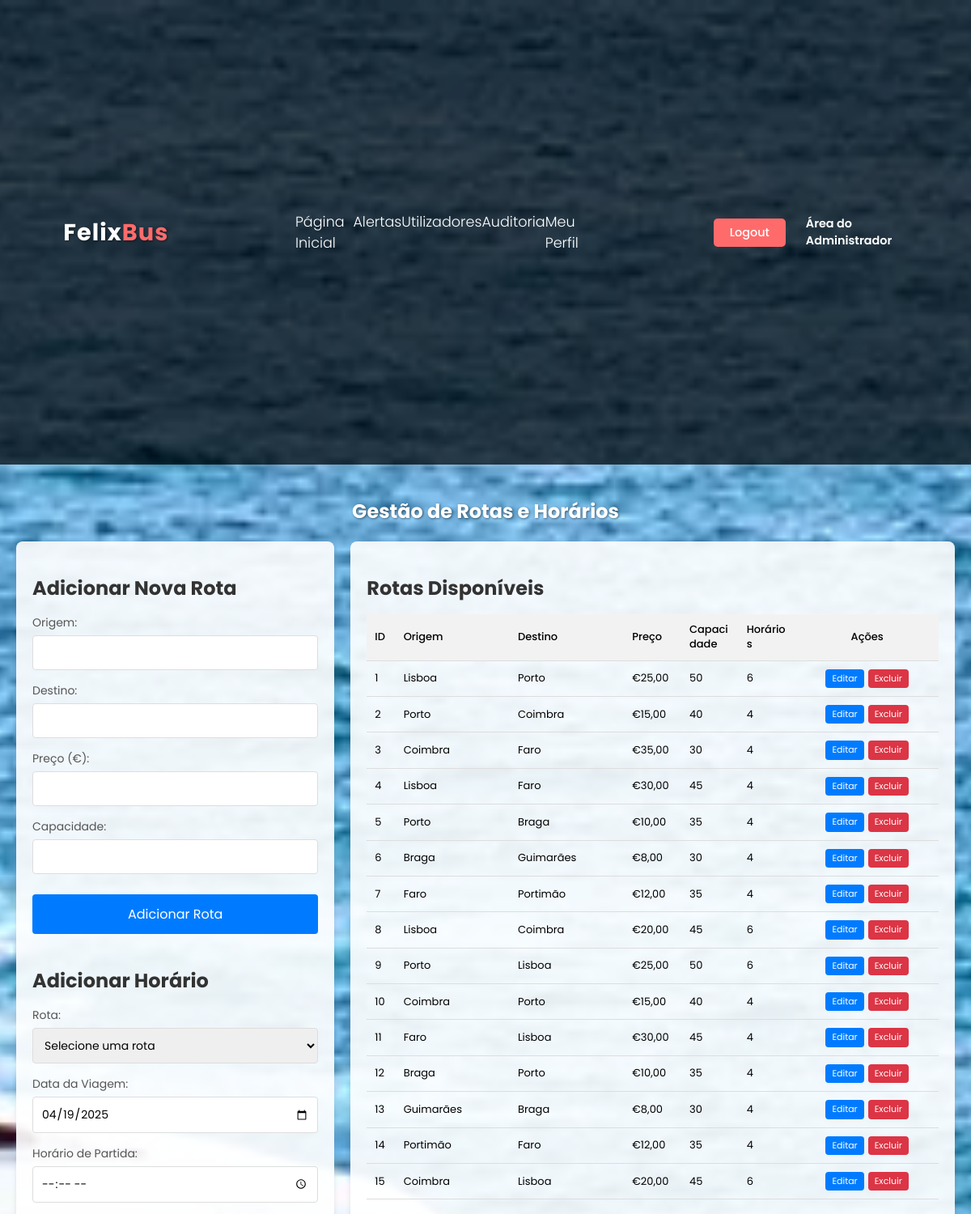
Page /paginas/gerir_rotas.php (signed in, upper part) on the committed database.
### tables this page shows
CREATE TABLE rotas (
    id INT AUTO_INCREMENT PRIMARY KEY,
    origem VARCHAR(100) NOT NULL,
    destino VARCHAR(100) NOT NULL,
    preco DECIMAL(10,2) NOT NULL,
    capacidade INT NOT NULL,  
    disponivel INT NOT NULL DEFAULT 1  
);

### paginas/gerir_rotas.php (the view, shortened to what this page needs)
<?php
$rota_para_editar = null;
$horario_para_editar = null;
$sql_rotas = "SELECT r.*,
              (SELECT COUNT(*) FROM horarios WHERE id_rota = r.id) as total_horarios
              FROM rotas r
              ORDER BY r.id ASC";
$result_rotas = mysqli_query($conn, $sql_rotas);
?>
<!DOCTYPE html>
<html lang="pt">
<head>
    <link rel="stylesheet" href="gerir_rotas.css">
</head>
<body>
    <nav>
        <div class="logo">
            <h1>Felix<span>Bus</span></h1>
        </div>
        <div class="links">
            <div class="link"> <a href="pg_admin.php">Página Inicial</a></div>
            <div class="link"> <a href="gerir_alertas.php">Alertas</a></div>
            <div class="link"> <a href="gerir_utilizadores.php">Utilizadores</a></div>
            <div class="link"> <a href="auditoria_transacoes.php">Auditoria</a></div>
            <div class="link"> <a href="perfil_admin.php">Meu Perfil</a></div>
        </div>
        <div class="buttons">
            <div class="btn"><a href="logout.php"><button>Logout</button></a></div>
            <div class="btn-admin">Área do Administrador</div>
        </div>
    </nav>
    <section>
        <h1>Gestão de Rotas e Horários</h1>
        <div class="container">
            <div class="form-container">
                <h2><?php echo $rota_para_editar ? 'Editar Rota' : 'Adicionar Nova Rota'; ?></h2>
                <form method="post" action="gerir_rotas.php">
                    <div class="form-group">
                        <label for="origem">Origem:</label>
                        <input type="text" id="origem" name="origem" value="<?php echo $rota_para_editar ? htmlspecialchars($rota_para_editar['origem']) : ''; ?>" required>
                    </div>
                    <div class="form-group">
                        <label for="destino">Destino:</label>
                        <input type="text" id="destino" name="destino" value="<?php echo $rota_para_editar ? htmlspecialchars($rota_para_editar['destino']) : ''; ?>" required>
                    </div>
                    <div class="form-group">
                        <label for="preco">Preço (€):</label>
                        <input type="number" id="preco" name="preco" step="0.01" min="0.01" value="<?php echo $rota_para_editar ? $rota_para_editar['preco'] : ''; ?>" required>
                    </div>
                    <div class="form-group">
                        <label for="capacidade">Capacidade:</label>
                        <input type="number" id="capacidade" name="capacidade" min="1" value="<?php echo $rota_para_editar ? $rota_para_editar['capacidade'] : ''; ?>" required>
                    </div>
                    <?php if ($rota_para_editar): ?>
                        <button type="submit" name="atualizar_rota" class="update-btn">Atualizar Rota</button>
                        <a href="gerir_rotas.php" class="cancel-btn">Cancelar</a>
                    <?php else: ?>
                        <button type="submit" name="adicionar_rota">Adicionar Rota</button>
                    <?php endif; ?>
                </form>
                <h2><?php echo $horario_para_editar ? 'Editar Horário' : 'Adicionar Horário'; ?></h2>
                <form method="post" action="gerir_rotas.php">
                    <div class="form-group">
                        <label for="id_rota">Rota:</label>
                        <select id="id_rota" name="id_rota" required>
                            <option value="">Selecione uma rota</option>
                            <?php
                            mysqli_data_seek($result_rotas, 0);
                            ?>
                        </select>
                    </div>
                    <div class="form-group">
                        <label for="data_viagem">Data da Viagem:</label>
                        <input type="date" id="data_viagem" name="data_viagem" value="<?php echo $horario_para_editar ? $horario_para_editar['data_viagem'] : date('Y-m-d'); ?>" required>
                    </div>
                    <div class="form-group">
                        <label for="horario_partida">Horário de Partida:</label>
                        <input type="time" id="horario_partida" name="horario_partida" value="<?php echo $horario_para_editar ? $horario_para_editar['horario_partida'] : ''; ?>" required>
                    </div>
                </form>
            </div>
            <div class="tables-container">
                <h2>Rotas Disponíveis</h2>
                <table class="rotas-table">
                    <thead>
                        <tr>
                            <th>ID</th>
                            <th>Origem</th>
                            <th>Destino</th>
                            <th>Preço</th>
                            <th>Capacidade</th>
                            <th>Horários</th>
                            <th>Ações</th>
                        </tr>
                    </thead>
                    <tbody>
                        <?php
                        mysqli_data_seek($result_rotas, 0);
                        while ($rota = mysqli_fetch_assoc($result_rotas)):
                        ?>
                            <tr>
                                <td><?php echo $rota['id']; ?></td>
                                <td><?php echo htmlspecialchars($rota['origem']); ?></td>
                                <td><?php echo htmlspecialchars($rota['destino']); ?></td>
                                <td>€<?php echo number_format($rota['preco'], 2, ',', '.'); ?></td>
                                <td><?php echo $rota['capacidade']; ?></td>
                                <td><?php echo $rota['total_horarios']; ?></td>
                                <td>
                                    <div class="action-buttons">
                                        <a href="?editar=<?php echo $rota['id']; ?>" class="action-btn edit">Editar</a>
                                        <a href="?excluir_rota=<?php echo $rota['id']; ?>" class="action-btn delete" onclick="return confirm('Tem certeza que deseja excluir esta rota? Esta ação não pode ser desfeita.');">Excluir</a>
                                    </div>
                                </td>
                            </tr>
                        <?php endwhile; ?>
                    </tbody>
                </table>
            </div>
        </div>
    </section>
</body>
</html>

### paginas/gerir_rotas.css (style rules this page uses)
* { padding: 0; margin: 0; font-family: 'Poppins', sans-serif; box-sizing: border-box; }
body { width: 100%; min-height: 100vh; background-image: url(fundo.png); background-position: center; background-repeat: no-repeat; background-size: cover; }
nav { width: 100%; height: 10vh; display: flex; justify-content: space-around; align-items: center; color: white; background: rgba(0, 0, 0, 0.7); box-shadow: 0 0 15px rgba(255, 255, 255, 0.3); }
.logo { cursor: pointer; text-decoration: none !important; }
.logo h1 { color: white; font-size: 1.8rem; letter-spacing: 1px; }
.logo span { color: #ff6b6b; }
.links { display: flex; justify-content: space-between; width: 30%; }
.link a { color: white; text-decoration: none; font-size: 1.1rem; font-weight: 300; transition: all 0.3s ease; }
.buttons { display: flex; justify-content: flex-end; gap: 15px; width: 20%; align-items: center; height: 35px; }
.btn { display: flex; align-items: center; height: 100%; margin-top: 10px; }
.btn a { text-decoration: none; height: 100%; display: flex; align-items: center; }
.btn button { height: 100%; padding: 0 20px; background: #ff6b6b; color: white; border: none; border-radius: 5px; font-size: 0.9rem; font-weight: 500; cursor: pointer; transition: all 0.3s ease; display: flex; align-items: center; }
.btn-admin { color: white; font-weight: 600; font-size: 0.9rem; display: flex; align-items: center; height: 100%; padding: 0 10px; transition: all 0.3s ease; }
section { padding: 20px; max-width: 1200px; margin: 0 auto; }
h1 { text-align: center; margin: 20px 0; color: white; text-shadow: 1px 1px 3px rgba(0, 0, 0, 0.5); }
h2 { margin: 20px 0 15px; color: #333; }
.container { display: flex; flex-wrap: wrap; gap: 20px; }
.form-container { flex: 1; min-width: 300px; background-color: rgba(255, 255, 255, 0.9); padding: 20px; border-radius: 8px; box-shadow: 0 4px 6px rgba(0, 0, 0, 0.1); }
.tables-container { flex: 2; min-width: 600px; background-color: rgba(255, 255, 255, 0.9); padding: 20px; border-radius: 8px; box-shadow: 0 4px 6px rgba(0, 0, 0, 0.1); overflow-x: auto; max-width: 100%; max-height: 70vh; overflow-y: auto; }
.form-group { margin-bottom: 15px; }
label { display: block; margin-bottom: 5px; color: #555; font-size: 14px; }
input, select { width: 100%; padding: 10px; border: 1px solid #ddd; border-radius: 4px; font-size: 14px; }
button { width: 100%; padding: 12px; background-color: #007BFF; color: white; border: none; border-radius: 4px; cursor: pointer; font-size: 16px; margin-top: 10px; margin-bottom: 20px; }
.rotas-table { width: 100%; border-collapse: collapse; margin-top: 10px; margin-bottom: 20px; table-layout: fixed; }
.rotas-table th, .rotas-table td { padding: 10px; text-align: left; border-bottom: 1px solid #ddd; word-wrap: break-word; overflow: hidden; line-height: 1.4; }
.rotas-table { font-size: 13px; }
.rotas-table th, .horarios-table th { background-color: #f2f2f2; font-weight: 500; }
.rotas-table th { font-size: 13px; }
.rotas-table th:nth-child(1), .rotas-table td:nth-child(1) { width: 5%; }
.rotas-table th:nth-child(2), .rotas-table td:nth-child(2) { width: 20%; }
.rotas-table th:nth-child(3), .rotas-table td:nth-child(3) { width: 20%; }
.rotas-table th:nth-child(4), .rotas-table td:nth-child(4) { width: 10%; }
.rotas-table th:nth-child(5), .rotas-table td:nth-child(5) { width: 10%; }
.rotas-table th:nth-child(6), .rotas-table td:nth-child(6) { width: 10%; }
.rotas-table th:nth-child(7), .rotas-table td:nth-child(7) { width: 25%; text-align: center; }
.action-buttons { display: flex; gap: 5px; flex-wrap: wrap; justify-content: center; min-width: 60px; }
.action-btn { display: inline-block; padding: 4px 8px; border-radius: 4px; text-decoration: none; color: white; font-size: 11px; min-width: 40px; text-align: center; }
.edit { background-color: #007bff; }
.delete { background-color: #dc3545; }

### rows in the picture
rotas: id "1", origem "Lisboa", destino "Porto", preco "25,00", capacidade "50", total_horarios "6"
rotas: id "2", origem "Porto", destino "Coimbra", preco "15,00", capacidade "40", total_horarios "4"
rotas: id "3", origem "Coimbra", destino "Faro", preco "35,00", capacidade "30", total_horarios "4"
rotas: id "4", origem "Lisboa", destino "Faro", preco "30,00", capacidade "45", total_horarios "4"
rotas: id "5", origem "Porto", destino "Braga", preco "10,00", capacidade "35", total_horarios "4"
rotas: id "6", origem "Braga", destino "Guimarães", preco "8,00", capacidade "30", total_horarios "4"
rotas: id "7", origem "Faro", destino "Portimão", preco "12,00", capacidade "35", total_horarios "4"
rotas: id "8", origem "Lisboa", destino "Coimbra", preco "20,00", capacidade "45", total_horarios "6"
rotas: id "9", origem "Porto", destino "Lisboa", preco "25,00", capacidade "50", total_horarios "6"
rotas: id "10", origem "Coimbra", destino "Porto", preco "15,00", capacidade "40", total_horarios "4"
rotas: id "11", origem "Faro", destino "Lisboa", preco "30,00", capacidade "45", total_horarios "4"
rotas: id "12", origem "Braga", destino "Porto", preco "10,00", capacidade "35", total_horarios "4"
rotas: id "13", origem "Guimarães", destino "Braga", preco "8,00", capacidade "30", total_horarios "4"
rotas: id "14", origem "Portimão", destino "Faro", preco "12,00", capacidade "35", total_horarios "4"
rotas: id "15", origem "Coimbra", destino "Lisboa", preco "20,00", capacidade "45", total_horarios "6"
